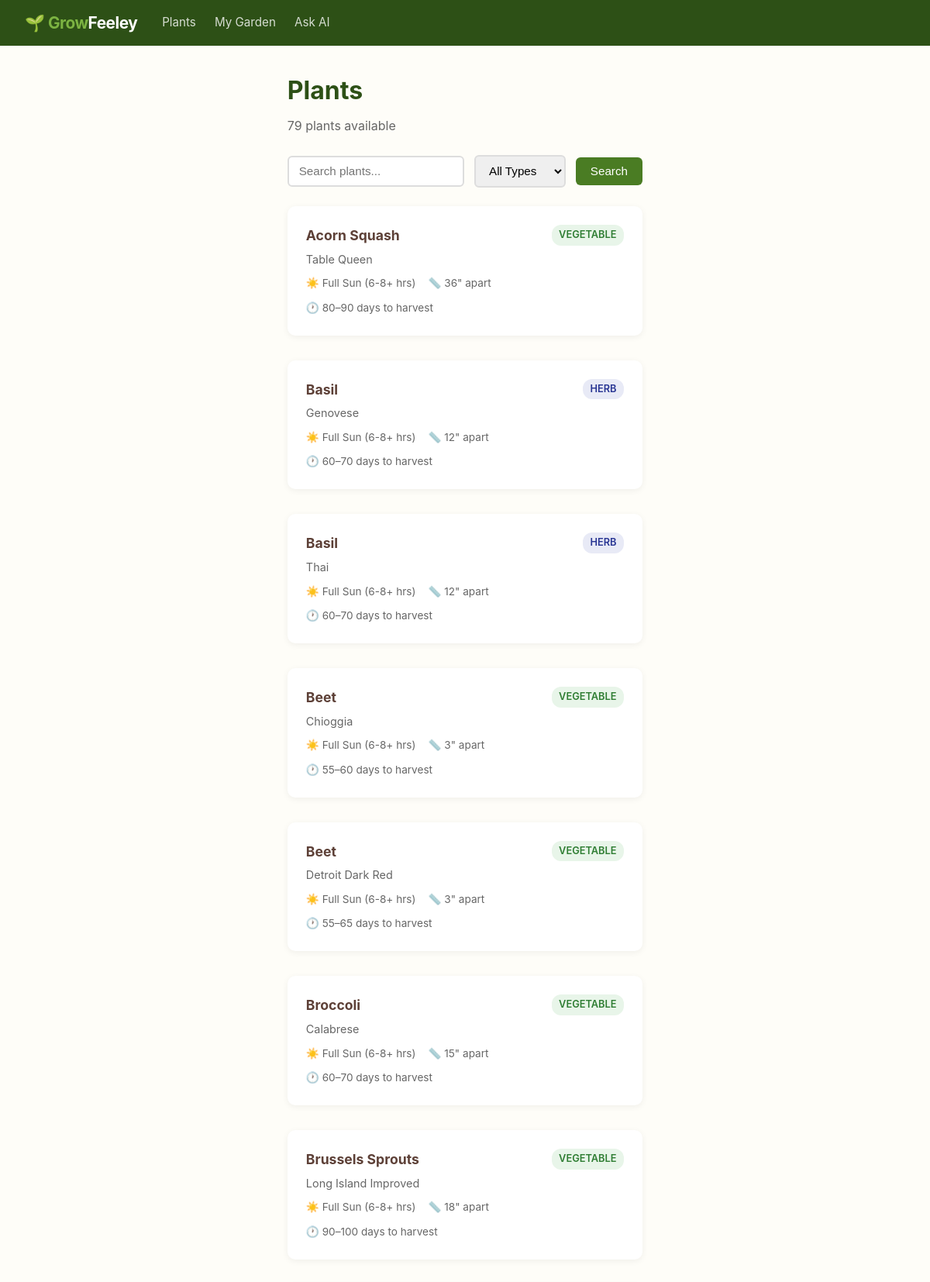
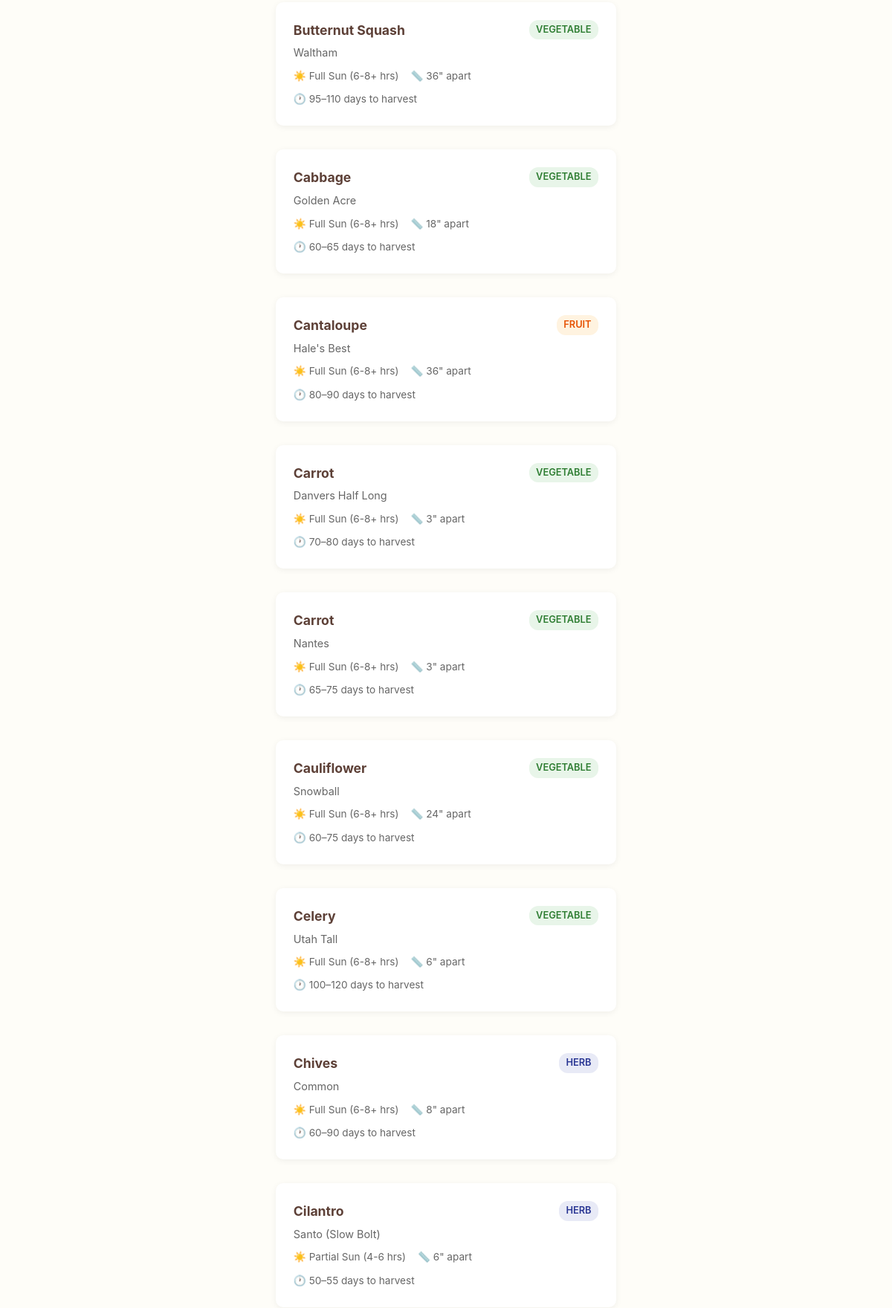
The page /plants/ (upper part) on the database its author committed (2 pictures, top to bottom).
### garden/models.py (models this page shows, shortened)
class Plant(models.Model):
    class PlantType(models.TextChoices):
        VEGETABLE = 'vegetable', 'Vegetable'
        FRUIT = 'fruit', 'Fruit'
        HERB = 'herb', 'Herb'
        FLOWER = 'flower', 'Flower'
    class SunRequirement(models.TextChoices):
        FULL_SUN = 'full_sun', 'Full Sun (6-8+ hrs)'
        PARTIAL_SUN = 'partial_sun', 'Partial Sun (4-6 hrs)'
        PARTIAL_SHADE = 'partial_shade', 'Partial Shade (2-4 hrs)'
        FULL_SHADE = 'full_shade', 'Full Shade (<2 hrs)'
    class WaterNeeds(models.TextChoices):
        LOW = 'low', 'Low'
        MODERATE = 'moderate', 'Moderate'
        HIGH = 'high', 'High'
    name = models.CharField(max_length=100, help_text="Common name, e.g. 'Tomato'")
    variety = models.CharField(max_length=100, blank=True, help_text="Specific variety, e.g. 'Sun Sugar'")
    plant_type = models.CharField(max_length=20, choices=PlantType.choices)
    description = models.TextField(blank=True)
    days_to_maturity_min = models.PositiveIntegerField(help_text="Minimum days from transplant/sow to harvest")
    days_to_maturity_max = models.PositiveIntegerField(help_text="Maximum days from transplant/sow to harvest")
    sun_requirement = models.CharField(max_length=20, choices=SunRequirement.choices)
    water_needs = models.CharField(max_length=20, choices=WaterNeeds.choices)
    spacing_inches = models.PositiveIntegerField(help_text="Space between plants in inches")
    seed_depth_inches = models.DecimalField(max_digits=4, decimal_places=2, null=True, blank=True)
    min_temp_f = models.IntegerField(help_text="Minimum temperature the plant can handle (°F)")
    start_indoors = models.BooleanField(default=False)
    weeks_start_indoors = models.IntegerField(
        null=True, blank=True,
        help_text="Weeks BEFORE last frost to start indoors (positive number)"
    )
    weeks_transplant = models.IntegerField(
        default=0,
        help_text="Weeks AFTER last frost to transplant outside"
    )
    can_direct_sow = models.BooleanField(default=True)
    weeks_direct_sow = models.IntegerField(
        null=True, blank=True,
        help_text="Weeks AFTER last frost for direct sow (negative = before)"
    )
    growing_tips = models.TextField(blank=True)
    class Meta:
        ordering = ['name', 'variety']
        unique_together = ['name', 'variety']

### garden/views.py (the view)
# urls.py: path('plants/', views.plant_list, name='plant_list'),
def plant_list(request):
    plants = Plant.objects.all()
    query = request.GET.get('q', '')
    plant_type = request.GET.get('type', '')
    zip_code = request.GET.get('zip', '').strip()
    if query:
        plants = plants.filter(
            Q(name__icontains=query) | Q(variety__icontains=query)
        )
    if plant_type:
        plants = plants.filter(plant_type=plant_type)
    frost_data, zone_str, zone_error = _get_zone_context(zip_code)
    return render(request, 'garden/plant_list.html', {
        'plants': plants,
        'query': query,
        'plant_type': plant_type,
        'frost_data': frost_data,
        'zone_str': zone_str,
        'zip_code': zip_code,
        'plant_types': Plant.PlantType.choices,
    })

### garden/views.py (called while the page is built)
def _get_zone_context(zip_code):
    if not zip_code:
        return None, None, None
    return lookup_zone(zip_code)

### garden/templates/garden/plant_list.html (shortened to what this page needs)
{% extends "garden/base.html" %}
{% block content %}
<h1>Plants</h1>
<p class="subtitle">
    {{ plants|length }} plant{{ plants|length|pluralize }} available
</p>
<form method="get" class="filters">
    <input type="search" name="q" value="{{ query }}" placeholder="Search plants...">
    <select name="type" onchange="this.form.submit()">
        <option value="">All Types</option>
    </select>
    <button class="btn" type="submit">Search</button>
</form>
{% if plants %}
<div class="plant-grid">
    {% for plant in plants %}
    <a href="{% url 'garden:plant_detail' plant.pk %}{% if zip_code %}?zip={{ zip_code }}{% endif %}" class="plant-card card">
        <div style="display: flex; justify-content: space-between; align-items: start;">
            <h3>{{ plant.name }}</h3>
            <span class="tag tag-{{ plant.plant_type }}">{{ plant.get_plant_type_display }}</span>
        </div>
        {% if plant.variety %}
        <div class="variety">{{ plant.variety }}</div>
        {% endif %}
        <div class="meta">
            <span>☀️ {{ plant.get_sun_requirement_display }}</span>
            <span>📏 {{ plant.spacing_inches }}" apart</span>
        </div>
        <div class="meta">
            <span>🕐 {{ plant.days_to_maturity_min }}–{{ plant.days_to_maturity_max }} days to harvest</span>
        </div>
    </a>
    {% endfor %}
</div>
{% else %}
<div class="no-results">
    <p>No plants found{% if query %} matching "{{ query }}"{% endif %}.</p>
</div>
{% endif %}
{% endblock %}

### rows shown on the page
Plant: name "Acorn Squash", plant_type "VEGETABLE", variety "Table Queen", sun_requirement "Full Sun (6-8+ hrs)", spacing_inches "36", days_to_maturity_min "80", days_to_maturity_max "90"
Plant: name "Basil", plant_type "HERB", variety "Genovese", sun_requirement "Full Sun (6-8+ hrs)", spacing_inches "12", days_to_maturity_min "60", days_to_maturity_max "70"
Plant: name "Basil", plant_type "HERB", variety "Thai", sun_requirement "Full Sun (6-8+ hrs)", spacing_inches "12", days_to_maturity_min "60", days_to_maturity_max "70"
Plant: name "Beet", plant_type "VEGETABLE", variety "Chioggia", sun_requirement "Full Sun (6-8+ hrs)", spacing_inches "3", days_to_maturity_min "55", days_to_maturity_max "60"
Plant: name "Beet", plant_type "VEGETABLE", variety "Detroit Dark Red", sun_requirement "Full Sun (6-8+ hrs)", spacing_inches "3", days_to_maturity_min "55", days_to_maturity_max "65"
Plant: name "Broccoli", plant_type "VEGETABLE", variety "Calabrese", sun_requirement "Full Sun (6-8+ hrs)", spacing_inches "15", days_to_maturity_min "60", days_to_maturity_max "70"
Plant: name "Brussels Sprouts", plant_type "VEGETABLE", variety "Long Island Improved", sun_requirement "Full Sun (6-8+ hrs)", spacing_inches "18", days_to_maturity_min "90", days_to_maturity_max "100"
Plant: name "Butternut Squash", plant_type "VEGETABLE", variety "Waltham", sun_requirement "Full Sun (6-8+ hrs)", spacing_inches "36", days_to_maturity_min "95", days_to_maturity_max "110"
Plant: name "Cabbage", plant_type "VEGETABLE", variety "Golden Acre", sun_requirement "Full Sun (6-8+ hrs)", spacing_inches "18", days_to_maturity_min "60", days_to_maturity_max "65"
Plant: name "Cantaloupe", plant_type "FRUIT", variety "Hale's Best", sun_requirement "Full Sun (6-8+ hrs)", spacing_inches "36", days_to_maturity_min "80", days_to_maturity_max "90"
Plant: name "Carrot", plant_type "VEGETABLE", variety "Danvers Half Long", sun_requirement "Full Sun (6-8+ hrs)", spacing_inches "3", days_to_maturity_min "70", days_to_maturity_max "80"
Plant: name "Carrot", plant_type "VEGETABLE", variety "Nantes", sun_requirement "Full Sun (6-8+ hrs)", spacing_inches "3", days_to_maturity_min "65", days_to_maturity_max "75"
Plant: name "Cauliflower", plant_type "VEGETABLE", variety "Snowball", sun_requirement "Full Sun (6-8+ hrs)", spacing_inches "24", days_to_maturity_min "60", days_to_maturity_max "75"
Plant: name "Celery", plant_type "VEGETABLE", variety "Utah Tall", sun_requirement "Full Sun (6-8+ hrs)", spacing_inches "6", days_to_maturity_min "100", days_to_maturity_max "120"
Plant: name "Chives", plant_type "HERB", variety "Common", sun_requirement "Full Sun (6-8+ hrs)", spacing_inches "8", days_to_maturity_min "60", days_to_maturity_max "90"
Plant: name "Cilantro", plant_type "HERB", variety "Santo (Slow Bolt)", sun_requirement "Partial Sun (4-6 hrs)", spacing_inches "6", days_to_maturity_min "50", days_to_maturity_max "55"

### other values the page prints
{{ plants|length }} "79"
